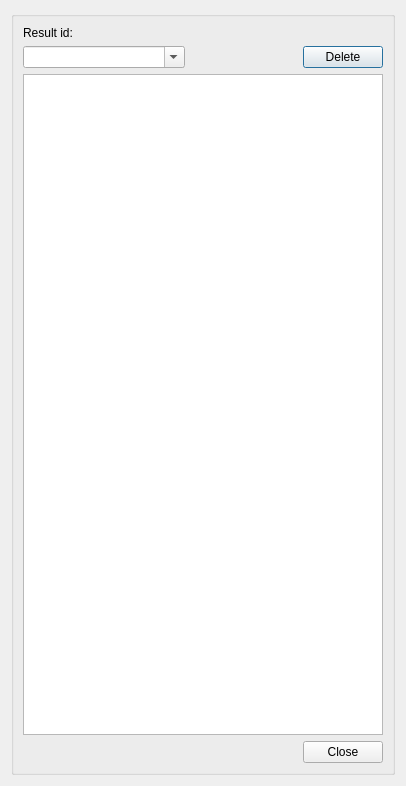
<?xml version="1.0" encoding="UTF-8"?>
<ui version="4.0">
 <class>epa_result_management</class>
 <widget class="QDialog" name="epa_result_management">
  <property name="geometry">
   <rect>
    <x>0</x>
    <y>0</y>
    <width>406</width>
    <height>786</height>
   </rect>
  </property>
  <property name="windowTitle">
   <string>Epa result management</string>
  </property>
  <layout class="QGridLayout" name="verticalLayout_4">
   <item row="0" column="0">
    <widget class="QGroupBox" name="groupBox">
     <property name="title">
      <string/>
     </property>
     <layout class="QGridLayout" name="verticalLayout_3">
      <item row="1" column="5">
       <widget class="QPushButton" name="btn_delete">
        <property name="sizePolicy">
         <sizepolicy hsizetype="Fixed" vsizetype="Fixed">
          <horstretch>0</horstretch>
          <verstretch>0</verstretch>
         </sizepolicy>
        </property>
        <property name="text">
         <string>Delete</string>
        </property>
       </widget>
      </item>
      <item row="3" column="5">
       <widget class="QPushButton" name="btn_close">
        <property name="text">
         <string>Close</string>
        </property>
       </widget>
      </item>
      <item row="2" column="0" colspan="6">
       <widget class="QTableView" name="tbl_rpt_cat_result"/>
      </item>
      <item row="3" column="0" colspan="5">
       <spacer name="horizontalSpacer">
        <property name="orientation">
         <enum>Qt::Horizontal</enum>
        </property>
        <property name="sizeHint" stdset="0">
         <size>
          <width>40</width>
          <height>20</height>
         </size>
        </property>
       </spacer>
      </item>
      <item row="0" column="0">
       <widget class="QLabel" name="label_result_id">
        <property name="text">
         <string>Result id:</string>
        </property>
       </widget>
      </item>
      <item row="1" column="3" colspan="2">
       <spacer name="horizontalSpacer_2">
        <property name="orientation">
         <enum>Qt::Horizontal</enum>
        </property>
        <property name="sizeHint" stdset="0">
         <size>
          <width>80</width>
          <height>20</height>
         </size>
        </property>
       </spacer>
      </item>
      <item row="1" column="0" colspan="3">
       <widget class="QComboBox" name="txt_result_id">
        <property name="sizePolicy">
         <sizepolicy hsizetype="Preferred" vsizetype="Fixed">
          <horstretch>0</horstretch>
          <verstretch>0</verstretch>
         </sizepolicy>
        </property>
        <property name="editable">
         <bool>true</bool>
        </property>
       </widget>
      </item>
     </layout>
    </widget>
   </item>
  </layout>
 </widget>
 <resources/>
 <connections/>
</ui>
